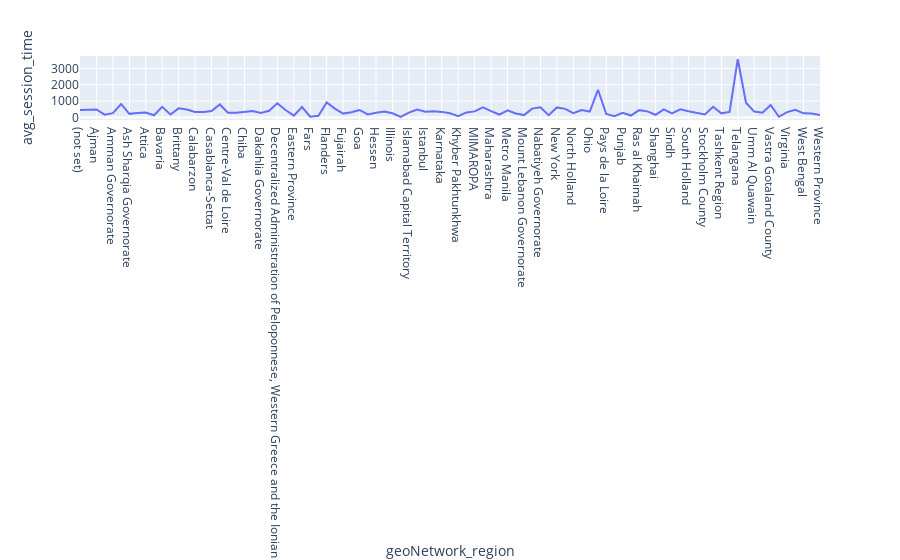

The code cell stored with this chart in its notebook:
### Code cell
import plotly_express as px
px.line(data.groupby('geoNetwork_region')['avg_session_time'].mean(),y = 'avg_session_time')

### Figure 1 — Plotly figure (JSON) as saved in the notebook; plotly's stock layout.template omitted (floating-point values rounded to 4 significant figures)
{"data": [{"hovertemplate": "geoNetwork_region=%{x}<br>avg_session_time=%{y}<extra></extra>", "legendgroup": "", "line": {"color": "#636efa", "dash": "solid"}, "marker": {"symbol": "circle"}, "mode": "lines", "name": "", "orientation": "v", "showlegend": false, "type": "scatter", "x": ["(not set)", "Abu Dhabi", "Ajman", "Alexandria Governorate", "Amman Governorate", "Andhra Pradesh", "Ash Sharqia Governorate", "Assam", "Attica", "Auvergne-Rhone-Alpes", "Bavaria", "Beirut Governorate", "Brittany", "Cairo Governorate", "Calabarzon", "Capital Governorate", "Casablanca-Settat", "Central Luzon", "Centre-Val de Loire", "Chandigarh", "Chiba", "County Dublin", "Dakahlia Governorate", "Davao Region", "Decentralized Administration of Peloponnese, Western Greece and the Ionian", "Dubai", "Eastern Province", "England", "Fars", "Federal Territory of Kuala Lumpur", "Flanders", "Florida", "Fujairah", "Giza Governorate", "Goa", "Gujarat", "Hessen", "Ile-de-France", "Illinois", "Indiana", "Islamabad Capital Territory", "Ismailia Governorate", "Istanbul", "Jakarta", "Karnataka", "Kerala", "Khyber Pakhtunkhwa", "Lombardy", "MIMAROPA", "Madhya Pradesh", "Maharashtra", "Makkah Province", "Metro Manila", "Moscow", "Mount Lebanon Governorate", "Muscat Governorate", "Nabatiyeh Governorate", "Nairobi County", "New York", "Normandy", "North Holland", "North Rhine-Westphalia", "Ohio", "Ontario", "Pays de la Loire", "Porto District", "Punjab", "Quebec", "Ras al Khaimah", "Riyadh Province", "Shanghai", "Sharjah", "Sindh", "Sofala Province", "South Holland", "Southern Governorate", "Stockholm County", "Tamil Nadu", "Tashkent Region", "Tel Aviv District", "Telangana", "Tokyo", "Umm Al Quawain", "Uttar Pradesh", "Vastra Gotaland County", "Vienna", "Virginia", "Washington", "West Bengal", "Western Cape", "Western Province"], "xaxis": "x", "y": [461.0, 473.6, 491.2, 178.7, 267.7, 829.2, 225.6, 280.2, 304.4, 139.9, 652.5, 188.1, 562.6, 487.2, 343.2, 341.4, 402.9, 800.6, 291.1, 300.3, 342.5, 400.9, 285.9, 411.5, 876, 464.7, 119.2, 638.9, 55, 109.7, 925, 545, 242.2, 318.9, 462.4, 192.2, 299.2, 364.9, 265.4, 46.29, 298.4, 491.5, 361.6, 386.8, 346.3, 262.2, 88.53, 311.9, 378, 622.2, 393.8, 184.9, 445.5, 245.6, 151.0, 544.8, 622.4, 145.2, 617.8, 529.4, 269.3, 458.5, 368.2, 1698.0, 222.9, 88.64, 289.5, 123.5, 452.3, 378.2, 169.2, 496.5, 252.0, 499.2, 385.0, 310.5, 192, 655.7, 256.7, 348, 3565.0, 908.3, 364.8, 289.5, 768, 46, 330.3, 469.3, 257.3, 249.7, 157.1], "yaxis": "y"}], "layout": {"legend": {"tracegroupgap": 0}, "margin": {"t": 60}, "xaxis": {"anchor": "y", "domain": [0, 1], "title": {"text": "geoNetwork_region"}}, "yaxis": {"anchor": "x", "domain": [0, 1], "title": {"text": "avg_session_time"}}}}
